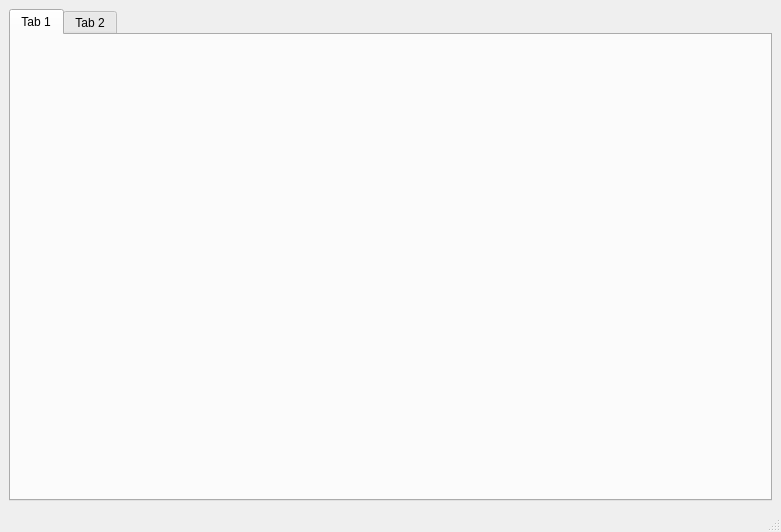
<?xml version="1.0" encoding="UTF-8"?>
<ui version="4.0">
 <class>MainWindow</class>
 <widget class="QMainWindow" name="MainWindow">
  <property name="geometry">
   <rect>
    <x>0</x>
    <y>0</y>
    <width>781</width>
    <height>532</height>
   </rect>
  </property>
  <property name="windowTitle">
   <string>MainWindow</string>
  </property>
  <widget class="QWidget" name="centralwidget">
   <layout class="QHBoxLayout" name="horizontalLayout">
    <item>
     <widget class="QTabWidget" name="tabWidget">
      <widget class="QWidget" name="tab">
       <attribute name="title">
        <string>Tab 1</string>
       </attribute>
      </widget>
      <widget class="QWidget" name="tab_2">
       <attribute name="title">
        <string>Tab 2</string>
       </attribute>
      </widget>
     </widget>
    </item>
   </layout>
  </widget>
  <widget class="QStatusBar" name="statusbar"/>
 </widget>
 <resources/>
 <connections/>
</ui>
